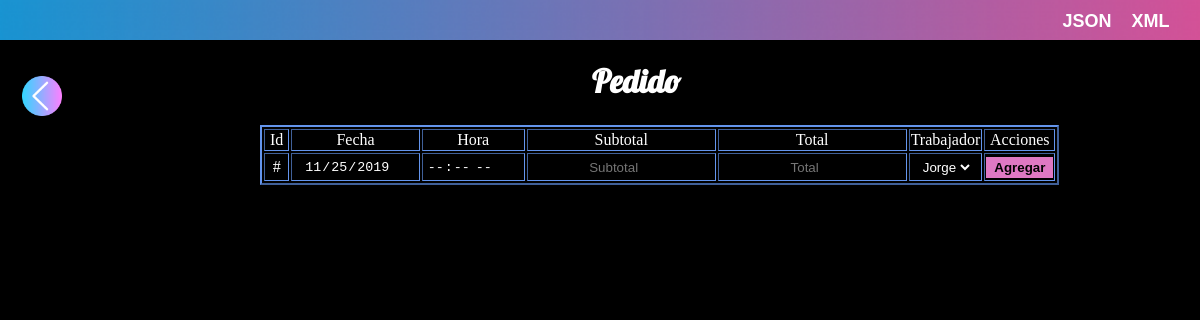
The page /PHP/pedido.php on the database as committed earlier.
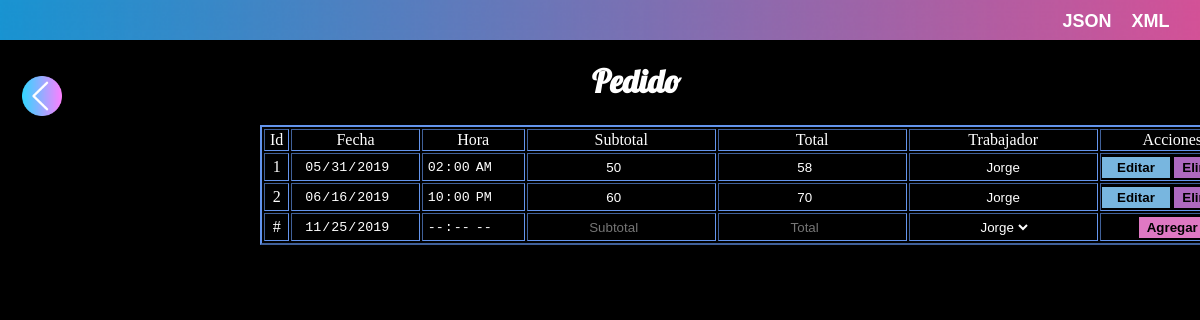
The same page on the database as committed later.
### tables this page shows
create table Pedido(
    fecha date, hora time, subtotal int,
    total int, id_trabajador int, 
    id_pedido int AUTO_INCREMENT, 
    primary key (id_pedido), eliminado int
);

create table Trabajador(nombre varchar(30),
 apellido varchar(30), telefono varchar(10),
 contrasena varchar(15), id_trabajador int AUTO_INCREMENT,
 id_puesto int, eliminado int,
 primary key (id_trabajador)
);

### PHP/pedido.php (the view, shortened to what this page needs)
<!DOCTYPE html>
<html lang="en">
<head>
    <link rel="stylesheet" href="../CSS/disenioTablas.css">
</head>
<body>
    <?php
        $con = mysqli_connect("localhost", "root", "", "helados") or die ("Error");
        $consultaMostrar = "select pedido.fecha, pedido.hora, pedido.subtotal, pedido.total, pedido.id_trabajador, pedido.id_pedido, trabajador.nombre from pedido inner join trabajador on pedido.id_trabajador = trabajador.id_trabajador where pedido.eliminado = 0";
        $consultaMostrarT = "select nombre from trabajador where eliminado=0";
        $resultado = mysqli_query($con, $consultaMostrar);
        $resultadoT = mysqli_query($con, $consultaMostrarT);
    ?>
    <form action="eventosPedido.php" method="post">
        <ul class="opciones">
            <li> <button name="btnJson" type="submit" > <b> JSON </b> </button> </li>
            <li> <button name="btnJson" type="submit" >XML </button> </li>
            <li> <button name="btnJson" type="submit" >XSL </button> </li>
        </ul>
        </form>
    <form action="eventosPedido.php" method="post">
     <div class="tabla">
     <img src="../img/previous.png" id="regresar"  width="40" height="40" title="Regresar">
        <center>
         <h1> Pedido </h1>
        <table border="2">
            <tr class="header">
                <td> &nbsp;Id&nbsp; </td>
                <td> Fecha </td>
                <td> Hora </td>
                <td> Subtotal </td>
                <td> Total </td>
                <td> Trabajador</td>
                <td> Acciones </td>
            </tr>
            <?php
                while($filas = mysqli_fetch_assoc($resultado)) {
            ?>
            <tr>
                <td> <?php echo $filas['id_pedido'] ?> </td>
                <td> <input type="date" name=<?php echo 'fechaP'.$filas['id_pedido'] ?>  value =<?php echo $filas['fecha'] ?> required> </td>
                <td> <input type="time" name=<?php echo 'horaP'.$filas['id_pedido'] ?>  value =<?php echo $filas['hora'] ?> required > </td>
                <td> <input id="subtotal" type="number" name=<?php echo 'subtotalP'.$filas['id_pedido'] ?>  value =<?php echo $filas['subtotal'] ?> required> </td>
                <td> <input id="total" type="number" name= <?php echo 'totalP'.$filas['id_pedido'] ?>  value =<?php echo $filas['total'] ?> readonly > </td>
                <td> <input  name=<?php echo 'trabajadorP'.$filas['id_pedido'] ?>  value =<?php echo $filas['nombre'] ?> required > </td>
                <td> <button value =<?php echo $filas['id_pedido'] ?> name ="btnEditarP" id="editar" > &nbsp;&nbsp;Editar&nbsp;&nbsp; </button> <button id="eliminar" value =<?php echo $filas['id_pedido'] ?>  name ="btnEliminarP"> Eliminar </button> </td>
            </tr>
            <?php }?>
     </div>
    </form>
    <form action="eventosPedido.php" method="post">
     <div>
            <tr>
                <td> # </td>
                <td> <input type="date" id="txtfecha" name="fechaPN"  value="<?php echo date("Y-n-j"); ?>"  required/> </td>
                <td> <input type="time" id="txtfecha" name="horaPN"  value="<?php   echo date('h:i:s A');?>" required/> </td>
                <td> <input id="subtotalN" type="number" name="subtotalPN" placeholder="Subtotal" required> </td>
                <td> <input id="totalN" type="number" name="totalPN" placeholder="Total" readonly> </td>
                <td>
                    <select name="nombreTPN">
                    <?php
                        while($fila=mysqli_fetch_assoc($resultadoT)){
                    ?>
                        <option value=<?php echo $fila['nombre']?> > <?php echo $fila['nombre']?> </option>
                    <?php } ?>
                    </select>
                 </td>
                <td> <button name="btnAgregarP" id="agregar"> Agregar </button> </td>
            </tr>
     </div>
    </form>
</body>
</html>

### CSS/disenioTablas.css (style rules this page uses)
#editar { background-color: #78B6DF ; border-color: transparent; font-weight: bold; }
#eliminar { background-color: #AE69BF ; border-color: transparent; font-weight: bold; }
#agregar { background-color: #DF78C3; border-color: transparent; font-weight: bold; }
body { background: url(../img/fondo-degradado.png) no-repeat center top; background-size: cover; }
li { display: inline; }
table { background-color: black; top: 10%; color: white; position: absolute; margin-left: 20%; margin-top: 1%; text-align: center; border-color: cornflowerblue; }
.tabla { position: fixed; width: 110%; height: 90%; margin-left: -1%; background-color: black; top: 5%; }
input { border-color: transparent; text-align: center; color: white; background-color: black; }
select { border-color: transparent; text-align: center; color: white; background-color: black; }
#regresar { position: absolute; top: 5%; left: 2%; }
.opciones button { background-color: transparent; border-color: transparent; color: white; font-weight: bold; font-size: 18px; }
.opciones { margin-left: 85%; margin-top: 5px; }
h1 { color: white; font-family: 'Lobster', cursive; margin-left: -3%; }

Rows that differ between the two databases and show on the page:
now on this page (row edited): pedido: id_pedido "1", fecha "05/31/2019", hora "02:00:00", subtotal "50", total "58", id_trabajador.nombre "Jorge"
now on this page (row edited): pedido: id_pedido "2", fecha "06/16/2019", hora "22:00:00", subtotal "60", total "70", id_trabajador.nombre "Jorge"
